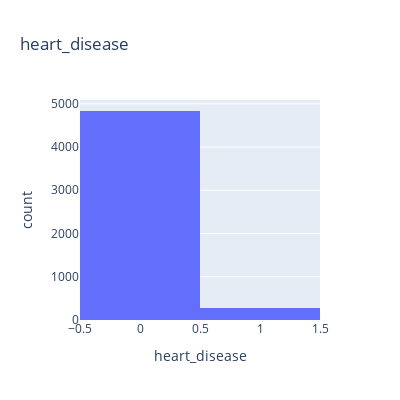

The notebook cell saved with this chart:
### Code cell
print (f'{round(df["heart_disease"].value_counts(normalize=True)*100,2)}')
fig = px.histogram(df, x="heart_disease", title='heart_disease', width=400, height=400)
fig.show()

### Figure 1 — Plotly figure (JSON) as saved in the notebook; plotly's stock layout.template omitted (floating-point values rounded to 4 significant figures; data arrays with more than 128 entries replaced by an {"elided": "..."} marker saying what was removed)
{"data": [{"alignmentgroup": "True", "bingroup": "x", "hovertemplate": "heart_disease=%{x}<br>count=%{y}<extra></extra>", "legendgroup": "", "marker": {"color": "#636efa", "pattern": {"shape": ""}}, "name": "", "offsetgroup": "", "orientation": "v", "showlegend": false, "type": "histogram", "x": {"elided": "5110 int values"}, "xaxis": "x", "yaxis": "y"}], "layout": {"barmode": "relative", "height": 400, "legend": {"tracegroupgap": 0}, "title": {"text": "heart_disease"}, "width": 400, "xaxis": {"anchor": "y", "domain": [0, 1], "title": {"text": "heart_disease"}}, "yaxis": {"anchor": "x", "domain": [0, 1], "title": {"text": "count"}}}}
